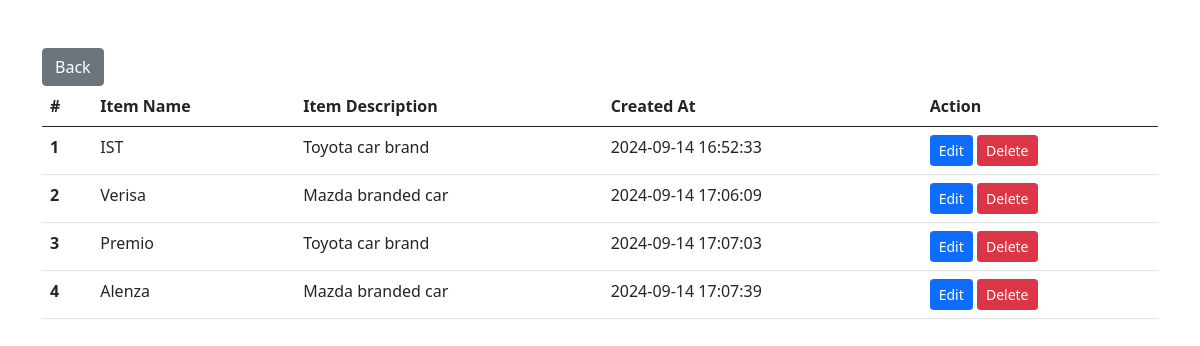
Page /item_list.php on the committed database.
### tables this page shows
CREATE TABLE `items` (
  `id` int(11) NOT NULL,
  `item_name` varchar(25) NOT NULL,
  `item_desc` varchar(60) NOT NULL,
  `created_at` datetime NOT NULL DEFAULT current_timestamp()
);

### item_list.php (the view, shortened to what this page needs)
<?php
    include('../db/conn.php');
    $sql = "SELECT * FROM items";
    $result = mysqli_query($conn,$sql);
?>
<!DOCTYPE html>
<html lang="en">
<head>
    <link href="../css/boostrap.css" rel="stylesheet">
</head>
<body>
    <div class="container my-5">
        <div class="col-12">
            <a href="save_item.php">
                <button type="button" class="btn btn-secondary">Back </button>
            </a>
        </div>
        <table class="table">
            <thead>
                <tr>
                <th scope="col">#</th>
                <th scope="col">Item Name</th>
                <th scope="col">Item Description</th>
                <th scope="col">Created At</th>
                <th scope="col">Action</th>
                </tr>
            </thead>
            <tbody>
                <?php
                if (mysqli_num_rows($result) > 0) {
                    $n = 0;
                    while ($data = mysqli_fetch_object($result)) {
                        $n = $n + 1;
                        echo "<tr>
                                <th scope='row'>$n</th>
                                <td>$data->item_name</td>
                                <td>$data->item_desc</td>
                                <td>$data->created_at</td>
                                <td>
                                    <a href='edit_item.php?id=$data->id' class='btn btn-primary btn-sm'>Edit</a>
                                    <a href='delete_item.php?id=$data->id' class='btn btn-danger btn-sm'>Delete</a>
                                </td>
                            </tr>";
                    }
                }
                ?>
            </tbody>
        </table>
    </div>
</body>
</html>

### rows in the picture
items: item_name "IST", item_desc "Toyota car brand", created_at "2024-09-14 16:52:33"
items: item_name "Verisa", item_desc "Mazda branded car", created_at "2024-09-14 17:06:09"
items: item_name "Premio", item_desc "Toyota car brand", created_at "2024-09-14 17:07:03"
items: item_name "Alenza", item_desc "Mazda branded car", created_at "2024-09-14 17:07:39"
